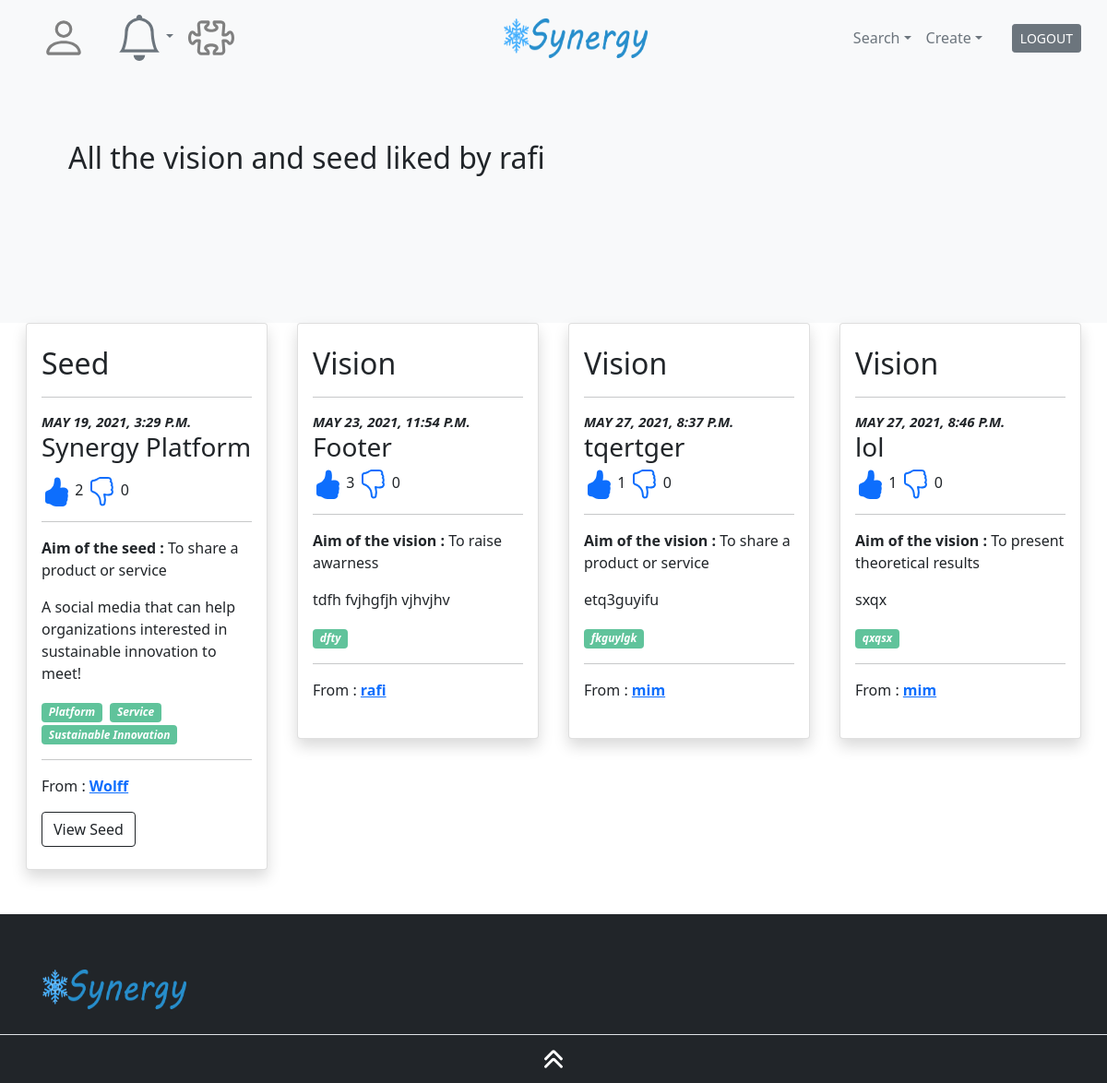
Screenshot of /accounts/profile/likes/rafi/ (signed in) with the database file from the repository.
### knowledge/models.py (models this page shows, shortened)
class Seed(models.Model):
    user = models.ForeignKey(settings.AUTH_USER_MODEL,on_delete=models.CASCADE, default=1)
    profile_seed = models.ImageField(upload_to=profile_seed_directory_path,default="Null")
    title = models.CharField(max_length=100, unique=True,)
    summary = models.TextField(max_length=100,default="NA")
    sdg = models.ManyToManyField(SDG, through="SDG_Seed")
    value_chain = models.ManyToManyField(Value_chain, through="Value_Chain_Seed")
    industry = models.ManyToManyField(Industry, through="Industry_Seed")
    pros = models.TextField(default="NA")
    cons = models.TextField(default="NA")
    contenu = models.TextField(default="NA")
    use_case = models.TextField(default="NA")
    aim_seed = models.CharField(max_length=30, choices=Aims)
    keywords = TaggableManager()
    slug = models.SlugField(max_length = 250, unique=True)
    date_publication = models.DateTimeField(auto_now_add=True)
    class Meta:
        ordering = ['-date_publication']

class Vision(models.Model):
    title = models.CharField(max_length=100, unique=True, )
    user = models.ForeignKey(settings.AUTH_USER_MODEL,on_delete=models.CASCADE, default=1)
    content = models.TextField(max_length=444,default="NA")
    aim_vision = models.CharField(max_length=30, choices=Aims)
    keywords = TaggableManager()
    slug = models.SlugField(max_length= 250,unique=True)
    date_publication = models.DateTimeField(auto_now_add=True)

### accounts/views.py (the view)
# urls.py: path("profile/likes/<str:username>/", views.view_like, name="view_like"),
@login_required
def view_like(request,username):
    user_profile = User.objects.get(username=username)
    seed_liked_view = Liked_Seed.objects.filter(user_related_id=user_profile.id)
    seed_interest = Seed.objects.filter(id__in=[slv.seed_related_id for slv in seed_liked_view])
    profile_seed_interest = User.objects.filter(id__in=[psi.user_id for psi in seed_interest])
    vision_liked_view = Liked_Vision.objects.filter(user_related_id=user_profile.id)
    vision_following = Vision.objects.filter(id__in=[vlv.vision_related_id for vlv in vision_liked_view])
    profile_vision_interest = User.objects.filter(id__in=[pvi.user_id for pvi in vision_following])
    editable = False
    if request.user == user_profile:
        editable = True
    aim = {
        1: "To raise awarness",
        2: "To share a product or service",
        3: "To search for improvement",
        4: "To present theoretical results ",
        5: "To make laugh",
        6: "Others",
        }
    list = []
    x = 0
    for seed in seed_interest:
        my_dict = {'Type': [],'ID': [],'NBR': [],'Name': [], 'Author': [], 'Date': [], 'Slug': [], 'Description': [], 'Aim': [], 'User': [], 'User_Type': [], 'Likes': [],'Dislikes': [],}
        my_dict['Type'].append("Seed")
        my_dict['NBR'].append(x)
        my_dict['Name'].append(seed.title)
        my_dict['ID'].append(seed.id)
        my_dict['Date'].append(seed.date_publication)
        my_dict['Slug'].append(seed.slug)
        my_dict['Description'].append(seed.summary)
        for user in profile_seed_interest:
            if user.id == seed.user_id:
                my_dict['Author'].append(user.username)
        for keys in aim:
            if int(seed.aim_seed) == keys:
                my_dict['Aim'].append(aim[keys])
        seed_likes = Liked_Seed.objects.filter(seed_related_id=seed.id).count
        my_dict['Likes'].append(seed_likes)
        seed_dislikes = Disliked_Seed.objects.filter(seed_related_id=seed.id).count
        my_dict['Dislikes'].append(seed_dislikes)
        x += 1
        list.append(my_dict)
    for vision in vision_following:
        my_dict = {'Type': [], 'ID': [],'NBR': [], 'Author': [], 'Name': [] , 'Date': [], 'Slug': [], 'Content': [], 'Description': [], 'Aim': [], 'User': [], 'User_Type': [], 'Likes': [],'Dislikes': [], 'L': [],'D': []}
        my_dict['Type'].append("Vision")
        my_dict['NBR'].append(x)
        my_dict['Name'].append(vision.title)
        my_dict['ID'].append(vision.id)
        my_dict['Date'].append(vision.date_publication)
        my_dict['Slug'].append(vision.slug)
        my_dict['Content'].append(vision.content)
        my_dict['Description'].append(vision.keywords)
        for user in profile_vision_interest:
            if user.id == vision.user_id:
                my_dict['Author'].append(user.username)
        for keys in aim:
            if int(vision.aim_vision) == keys:
                my_dict['Aim'].append(aim[keys])
        vision_likes = Liked_Vision.objects.filter(vision_related_id=vision.id).count
        my_dict['Likes'].append(vision_likes)
        vision_dislikes = Disliked_Vision.objects.filter(vision_related_id=vision.id).count
        my_dict['Dislikes'].append(vision_dislikes)
        if Liked_Vision.objects.filter(Q(user_related_id=request.user.id) & Q(vision_related_id=vision.id)).exists():
            my_dict['L'].append("Yes")
        else:
            my_dict['L'].append("No")
        if Disliked_Vision.objects.filter(Q(user_related_id=request.user.id) & Q(vision_related_id=vision.id)).exists():
            my_dict['D'].append("Yes")
        else:
            my_dict['D'].append("No")
        x += 1
        list.append(my_dict)
    return render(request, "dist/inside/profile/likes.html", context={"list":list,"user_profile":user_profile, "editable": editable, "seed_interest": seed_interest, "vision_following": vision_following })

### template/dist/inside/profile/likes.html (shortened to what this page needs)
{% extends "dist/inside/template_inside.html" %}
{% block contenu %}
<main>
    <section class="bg-light pb-6 pb-md-0">
        <div class=container>
            <div class="col-lg-10 py-9 py-lg-10 z-index-1">
                <h2>All the vision and seed liked by {{user_profile.username}}</h2>
            </div>
        </div>
    </section>
    <section>
        <div class="row px-4">
            {% for likes in list %}
                {% if 'Seed' in likes.Type %}
                    <div class="col-md-12 col-lg-3 px-3 mb-5" data-aos=fade-up>
                        <div class="card shadow lift rounded">
                            <div class="card-body py-4">
                                <h2>{{ likes.Type.0 }}</h2>
                                <hr>
                                <p class="font-size-6 text-uppercase font-weight-bold mb-0"><i>{{ likes.Date.0 }}</i></p>
                                <h3 class=card-title>{{ likes.Name.0 }}</h3>
                                <p class=card-text>
                                    {% if editable %}
                                        <p><a href="{% url 'accounts:seed_add_like' slug=likes.Slug.0 %}"></a> {{ likes.Likes.0 }} <a href="#" class="text-primary"></a> {{ likes.Dislikes.0 }}</p>
                                    {% endif %}
                                <hr>
                                <p class=card-text><strong>Aim of the seed : </strong> {{ likes.Aim.0 }}</p>
                                <p class=card-text>{{ likes.Description.0 }}</p>
                                {% for si in seed_interest %}
                                    {% if si.id == likes.ID.0 %}
                                        {% for keyword in si.keywords.all %}
                                            <i class="mr-1 badge badge-success">{{ keyword }}</i>
                                        {% endfor %}
                                    {% endif %}
                                {% endfor %}
                                <hr>
                                <p>From : <strong><a href="{% url 'accounts:user_profile' username=likes.Author.0 %}">{{ likes.Author.0 }}</a></strong></p>
                                <a class="btn btn btn-outline-dark" href="{% url 'knowledge:one_seed' slug=likes.Slug.0 %}">View Seed</a>
                            </div>
                        </div>
                    </div>
                {% elif 'Vision' in likes.Type %}
                    <div class="col-md-12 col-lg-3 px-3 mb-5" data-aos=fade-up>
                        <div class="card shadow lift rounded">
                            <div class="card-body py-4">
                                <h2>{{ likes.Type.0 }}</h2>
                                <hr>
                                <p class="font-size-6 text-uppercase font-weight-bold mb-0"><i>{{ likes.Date.0 }}</i></p>
                                <h3 class=card-title>{{ likes.Name.0 }}</h3>
                                {% if likes.L.0 == "Yes" %}
                                    <p><a href="{% url 'accounts:vision_add_like' slug=likes.Slug.0 %}"></a> {{ likes.Likes.0 }}
                                    <a href="#"></a> {{ likes.Dislikes.0 }}</p>
                                {% endif %}
                                <hr>
                                <p class=card-text><strong>Aim of the vision : </strong> {{ likes.Aim.0 }}</p>
                                <p class=card-text>{{ likes.Content.0 }}</p>
                                {% for v in vision_following %}
                                    {% if v.id == likes.ID.0 %}
                                        {% for keyword in v.keywords.all %}
                                            <i class="mr-1 badge badge-success">{{ keyword }}</i>
                                        {% endfor %}
                                    {% endif %}
                                {% endfor %}
                                <hr>
                                <p>From : <strong><a href="{% url 'accounts:user_profile' username=likes.Author.0 %}">{{ likes.Author.0 }}</a></strong></p>
                            </div>
                        </div>
                    </div>
                {% endif %}
            {% endfor %}
    </section>
</main>
{% endblock %}

### rows the page displays
Seed: Date.0 "MAY 19, 2021, 3:29 P.M.", Name.0 "Synergy Platform", Description.0 "A social media that can help organizations interested in sustainable innovation to meet!"
Tag: name "Platform"
Tag: name "Service"
Tag: name "Sustainable Innovation"
Vision: Date.0 "MAY 23, 2021, 11:54 P.M.", Name.0 "Footer", Content.0 "tdfh fvjhgfjh vjhvjhv"
Tag: name "dfty"
Vision: Date.0 "MAY 27, 2021, 8:37 P.M.", Name.0 "tqertger", Content.0 "etq3guyifu"
Tag: name "fkguylgk"
Vision: Date.0 "MAY 27, 2021, 8:46 P.M.", Name.0 "lol", Content.0 "sxqx"
Tag: name "qxqsx"

### other values shown
{{ user_profile.username }} "rafi"
{{ likes.Type.0 }} "Seed"
{{ likes.Likes.0 }} "2"
{{ likes.Dislikes.0 }} "0"
{{ likes.Aim.0 }} "To share a product or service"
{{ likes.Author.0 }} "Wolff"
{{ likes.Type.0 }} "Vision" "Vision" "Vision"
{{ likes.Likes.0 }} "3" "1" "1"
{{ likes.Dislikes.0 }} "0" "0" "0"
{{ likes.Aim.0 }} "To raise awarness" "To share a product or service" "To present theoretical results"
{{ likes.Author.0 }} "rafi" "mim" "mim"
